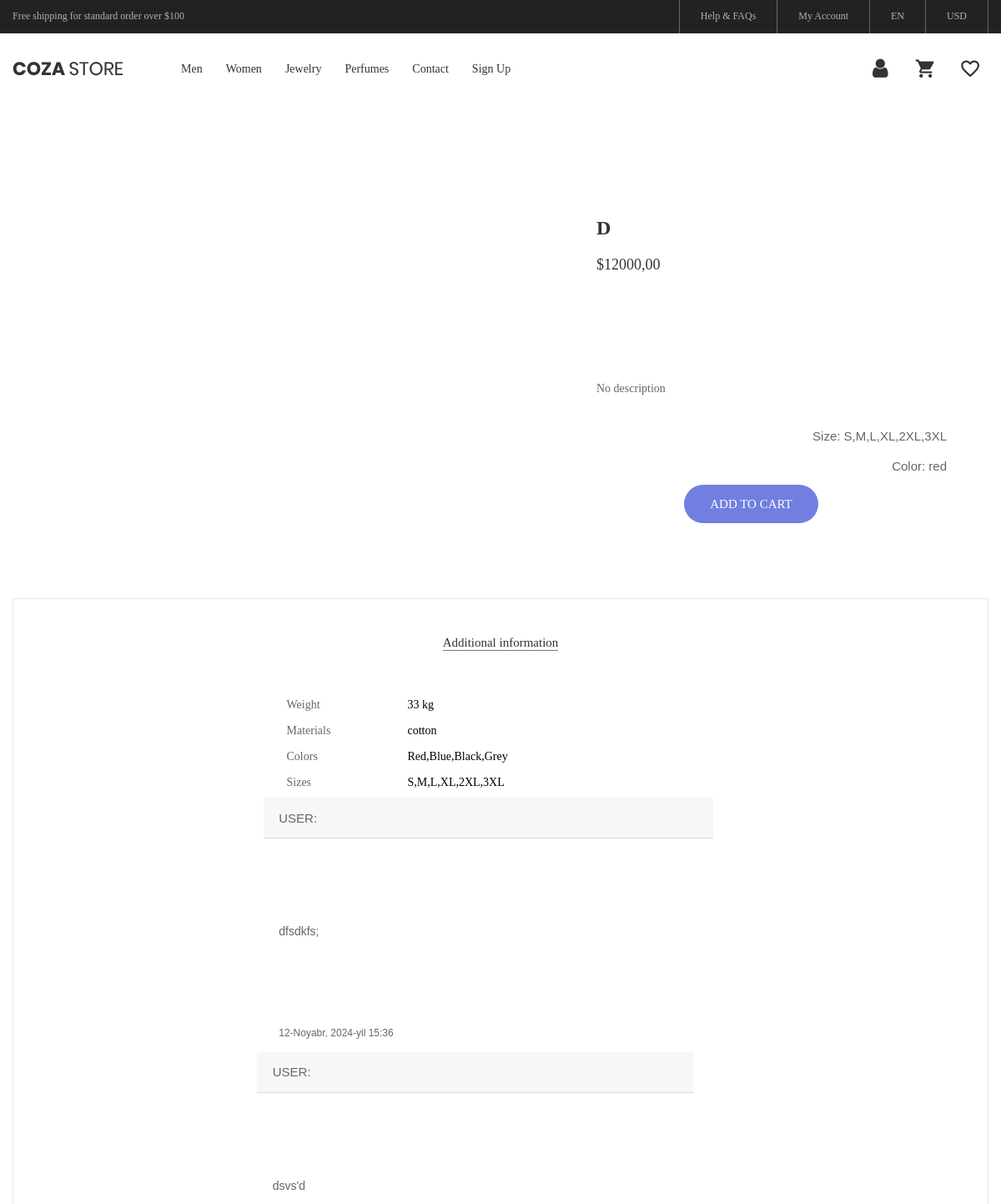
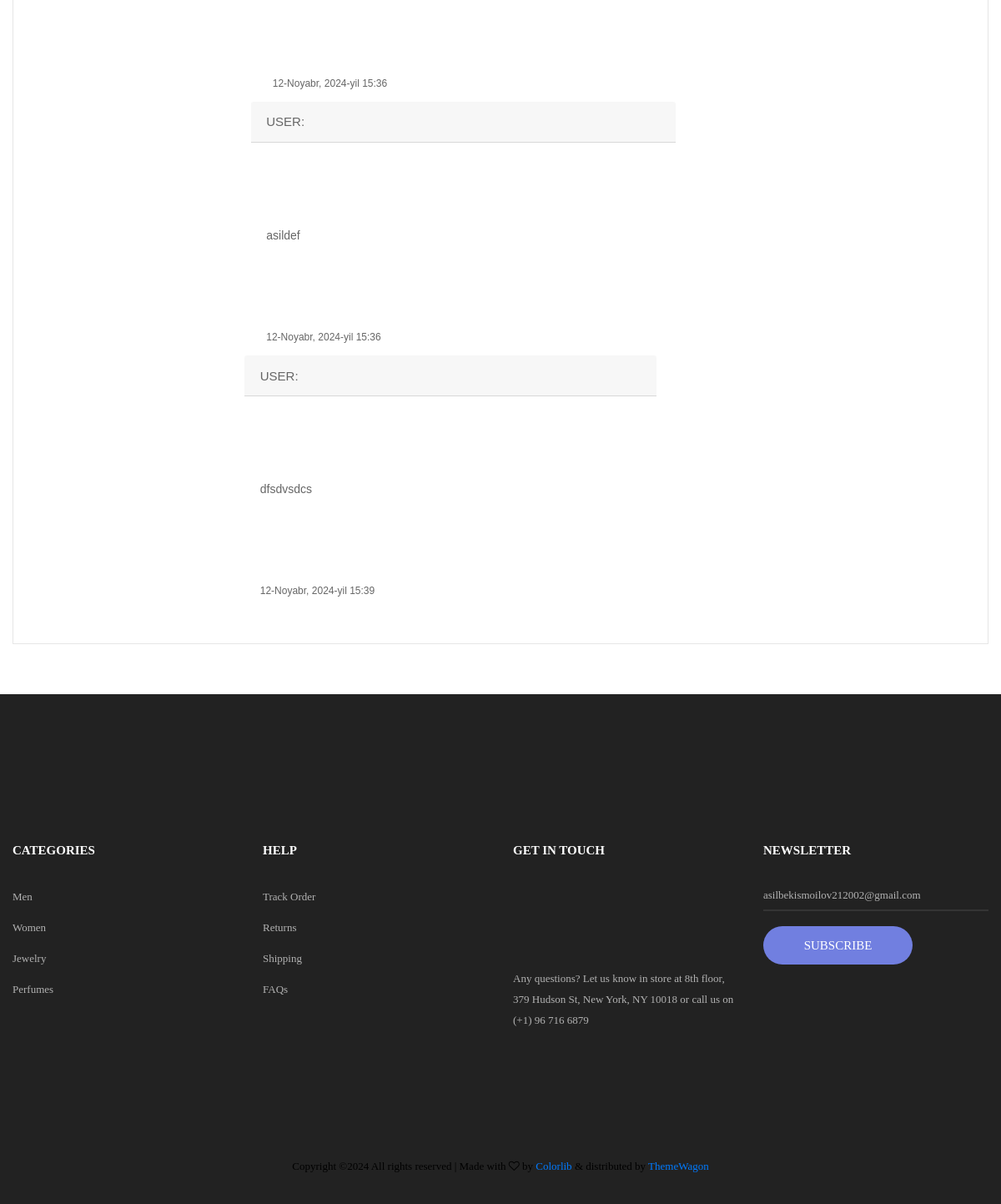
The app's page /product/d/ with its own data (2 pictures, top to bottom).
### shop/models.py (models this page shows, shortened)
class Category(models.Model):
    title = models.CharField(max_length=50, verbose_name='Category Name')
    slug = models.SlugField(unique=True)
    def get_absolute_url(self):
        return reverse('category',kwargs={'slug': self.slug})
    class Meta:
        verbose_name = 'Category'
        verbose_name_plural = 'Categories'

class Product(models.Model):
    title = models.CharField(max_length=255,verbose_name='Product Name')
    description = models.TextField(default='No description')
    price = models.DecimalField(max_digits=10,decimal_places=2,verbose_name='Product Price')
    quantity = models.IntegerField(default=0,verbose_name='Product Quantity')
    size = models.IntegerField(default=0,null=True,blank=True,verbose_name='Product Size')
    color = models.CharField(max_length=40,verbose_name='Product Color')
    created_at = models.DateTimeField(auto_now_add=True,verbose_name='Product Date')
    brand_info = models.TextField(default='No info')
    category = models.ForeignKey(Category,on_delete=models.CASCADE,verbose_name='Product Category', related_name='products')
    weight = models.CharField(default=None,max_length=50)
    materials = models.CharField(default=None,max_length=150)
    colors = models.CharField(default=None,max_length=250)
    sizes = models.CharField(default=None,max_length=150)
    slug = models.SlugField(unique=True)
    class Meta:
        verbose_name = 'Product'
        verbose_name_plural = 'Products'

class Comment(models.Model):
    title = models.TextField()
    product = models.ForeignKey(Product, on_delete=models.CASCADE)
    created_at = models.DateTimeField(auto_now_add=True)
    customer = models.ForeignKey(Customer, on_delete=models.SET_NULL, blank=True,null=True)

### shop/views.py (the view)
# urls.py: path("product/<slug:slug>/", ProductDetail.as_view(), name="product"),
class ProductDetail(DetailView):
    model = Product
    context_object_name = 'product'
    template_name = 'shop/product_detail.html'
    extra_context = {
        "title": "Product Detail",
    }
    def get_queryset(self):
        return Product.objects.filter(slug=self.kwargs['slug'])
    def get_context_data(self, **kwargs):
        context = super().get_context_data()
        product =Product.objects.get(slug=self.kwargs['slug'])
        context['comments'] = Comment.objects.filter(product=product)
        context['comment_form'] = CommentForm()
        return context

### shop/templates/shop/product_detail.html (shortened to what this page needs)
{% extends 'base.html' %}
{% load static %}
{% load shop_tags %}
{% block main %}
<main>
    <section class="sec-product-detail bg0 p-t-65 p-b-60 mt-5">
        <div class="container">
            <div class="row">
                <div class="col-md-6 col-lg-7 p-b-30">
                </div>
                <div class="col-md-6 col-lg-5 p-b-30">
                    <div class="p-r-50 p-t-5 p-lr-0-lg">
                        <h4 class="mtext-105 cl2 js-name-detail p-b-14">
                            {{product.title}} </h4>
                        <span class="mtext-106 cl2">
							${{product.price}}
						</span>
                        <p class="stext-102 cl3 p-t-23">
                            {{product.description}} </p>
                        <div class="p-t-33">
                            <div class="flex-w flex-r-m p-b-10">
                                <div class="size-203 flex-c-m respon6">
                                    Size: {{product.sizes}}
                                </div>
                            </div>
                            <div class="flex-w flex-r-m p-b-10">
                                <div class="size-203 flex-c-m respon6">
                                    Color: {{product.color}}
                                </div>
                            </div>
                            <div class="flex-w flex-r-m p-b-10">
                                <div class="size-204 flex-w flex-m respon6-next">
                                    {% if product.quantity > 0 %}
                                    <a href="{% url 'to_cart' product.pk 'add' %}"
                                       class="flex-c-m stext-101 cl0 size-101 bg1 bor1 hov-btn1 p-lr-15 trans-04 js-addcart-detail">
                                        Add to cart
                                    </a>
                                    {% else %}
                                    NONE
                                    {% endif %}
                                </div>
                            </div>
                        </div>
                    </div>
                </div>
            </div>
            <div class="bor10 m-t-50 p-t-43 p-b-40">
                <div class="tab01">
                    <ul class="nav nav-tabs" role="tablist">
                        <li class="nav-item p-b-10">
                            <a class="nav-link active" data-toggle="tab" href="#information" role="tab">Additional
                                information</a>
                        </li>
                    </ul>
                    <div class="tab-content p-t-43">
                        <div class="tab-pane active" id="information" role="tabpanel">
                            <div class="row">
                                <div class="col-sm-10 col-md-8 col-lg-6 m-lr-auto">
                                    <ul class="p-lr-28 p-lr-15-sm">
                                        <li class="flex-w flex-t p-b-7">
											<span class="stext-102 cl3 size-205">
												Weight
											</span>
                                            <span class="stext-102 cl6 size-206">
												{{product.weight}} kg
											</span>
                                        </li>
                                        <li class="flex-w flex-t p-b-7">
											<span class="stext-102 cl3 size-205">
												Materials
											</span>
                                            <span class="stext-102 cl6 size-206">
												{{product.materials}}
											</span>
                                        </li>
                                        <li class="flex-w flex-t p-b-7">
											<span class="stext-102 cl3 size-205">
												Colors
											</span>
                                            <span class="stext-102 cl6 size-206">
												{{product.colors}}
											</span>
                                        </li>
                                        <li class="flex-w flex-t p-b-7">
											<span class="stext-102 cl3 size-205">
												Sizes
											</span>
                                            <span class="stext-102 cl6 size-206">
												{{product.sizes}}
											</span>
                                        </li>
                                    </ul>
                                </div>
                            </div>
                        </div>
                        <div>
                            {% for comment in comments %}
                            <div class="container row">
                                <div class="col-sm-10 col-md-8 col-lg-6 m-lr-auto">
                                        <div class="card-header">
                                            USER:{{comment.user.name}}
                                        </div>
                                        <div class="card-body my-0 py-0">
                                            <blockquote class="blockquote mb-0">
                                                <p>{{comment.title}}</p>
                                                <h6 class="card-text mb-3"><small class="text-body-secondary">{{comment.created_at}}</small>
                                                </h6>
                                            </blockquote>
                                        </div>
                                    </div>
                                    {% endfor %}
                                </div>
                            </div>
                        </div>
                    </div>
                </div>
            </div>
        </div>
    </section>
</main>
{% endblock main %}

### templates/base.html (shortened to what this page needs)
{% load static %}
<!DOCTYPE html>
<html lang="en">
{% include 'components/head.html'%}
<body class="animsition">
{% include 'components/header.html'%}
{% block main %}
{% endblock main %}
{% include 'layout/footer.html' %}
</body>
</html>

### templates/components/head.html (shortened to what this page needs)
{% load static %}
<head>
	<link rel="stylesheet" type="text/css" href="{% static 'vendor/bootstrap/css/bootstrap.min.css' %}">
	<link rel="stylesheet" type="text/css" href="{% static 'fonts/font-awesome-4.7.0/css/font-awesome.min.css' %}">
	<link rel="stylesheet" type="text/css" href="{% static 'fonts/iconic/css/material-design-iconic-font.min.css' %}">
	<link rel="stylesheet" type="text/css" href="{% static 'fonts/linearicons-v1.0.0/icon-font.min.css' %}">
	<link rel="stylesheet" type="text/css" href="{% static 'vendor/animate/animate.css' %}">
	<link rel="stylesheet" type="text/css" href="{% static 'vendor/css-hamburgers/hamburgers.min.css' %}">
	<link rel="stylesheet" type="text/css" href="{% static 'vendor/animsition/css/animsition.min.css' %}">
	<link rel="stylesheet" type="text/css" href="{% static 'vendor/select2/select2.min.css' %}">
	<link rel="stylesheet" type="text/css" href="{% static 'vendor/daterangepicker/daterangepicker.css' %}">
	<link rel="stylesheet" type="text/css" href="{% static 'vendor/slick/slick.css' %}">
	<link rel="stylesheet" type="text/css" href="{% static 'vendor/MagnificPopup/magnific-popup.css' %}">
	<link rel="stylesheet" type="text/css" href="{% static 'vendor/perfect-scrollbar/perfect-scrollbar.css' %}">
	<link rel="stylesheet" type="text/css" href="{% static 'css/util.css' %}">
	<link rel="stylesheet" type="text/css" href="{% static 'css/main.css' %}">
</head>

### templates/components/header.html (shortened to what this page needs)
{% load static %}
{% load shop_tags %}
<header>
    <div class="container-menu-desktop">
        <div class="top-bar">
            <div class="content-topbar flex-sb-m h-full container">
                <div class="left-top-bar">
                    Free shipping for standard order over $100
                </div>
                <div class="right-top-bar flex-w h-full">
                    <a href="#" class="flex-c-m trans-04 p-lr-25">
                        Help & FAQs
                    </a>
                    <a href="#" class="flex-c-m trans-04 p-lr-25">
                        My Account
                    </a>
                    <a href="#" class="flex-c-m trans-04 p-lr-25">
                        EN
                    </a>
                    <a href="#" class="flex-c-m trans-04 p-lr-25">
                        USD
                    </a>
                </div>
            </div>
        </div>
        <div class="wrap-menu-desktop">
            <nav class="limiter-menu-desktop container">
                <a href="{% url 'index' %}" class="logo">
                    <img src="{% static 'images/icons/logo-01.png' %}" alt="IMG-LOGO">
                </a>
                <div class="menu-desktop">
                    <ul class="main-menu">
                        {% get_categories as categories %}
                        {% for category in categories %}
                        <li>
                            <a href="{{category.get_absolute_url}}">{{category.title}}</a>
                        </li>
                        {% endfor %}
                        <li>
                            <a href="#">Contact</a>
                        </li>
                        {% if request.user.is_authenticated %}
                        <li>
                            <a href="{% url 'user_logout' %}">Logout</a>
                        </li>
                        {% else %}
                        <li>
                            <a href="{% url 'login_register' %}">Sign Up</a>
                        </li>
                        {% endif %}
                    </ul>
                </div>
                <div class="wrap-icon-header flex-w flex-r-m">
                    <a href="{% url 'login_register' %}"
                       class="dis-block icon-header-item cl2 hov-cl1 trans-04 p-l-22 p-r-11 icon-header">
                        <i class="fa fa-user"></i>
                    </a>
                    {% if request.user.is_authenticated %}
                    <a href="{% url 'cart' %}" class="icon-header-item cl2 hov-cl1 trans-04 p-l-22 p-r-11 icon-header-not js-show-cart">
                        <i class="zmdi zmdi-shopping-cart"></i>
                    </a>
                    {% else %}
                    <a href="{% url 'login_register' %}" class="icon-header-item cl2 hov-cl1 trans-04 p-l-22 p-r-11 icon-header-not js-show-cart">
                        <i class="zmdi zmdi-shopping-cart"></i>
                    </a>
                    {% endif %}
                    {% if request.user.is_authenticated %}
                    <a href="{% url 'likes' %}"
                       class="dis-block icon-header-item cl2 hov-cl1 trans-04 p-l-22 p-r-1 icon-header-not">
                        <i class="zmdi zmdi-favorite-outline"></i>
                    </a>
                    {% else %}
                    <a href="{% url 'login_register' %}"
                       class="dis-block icon-header-item cl2 hov-cl1 trans-04 p-l-22 p-r-11 icon-header-not">
                        <i class="zmdi zmdi-favorite-outline"></i>
                    </a>
                    {% endif %}
                </div>
            </nav>
        </div>
    </div>
            {% get_categories as categories %}
</header>

### templates/layout/footer.html (shortened to what this page needs)
{% load static %}
{% load shop_tags %}
	<footer class="bg3 p-t-75 p-b-32">
		<div class="container">
			<div class="row">
				<div class="col-sm-6 col-lg-3 p-b-50">
					<h4 class="stext-301 cl0 p-b-30">
						Categories
					</h4>
					<ul>
						{% get_categories as categories %}
						{% for category in categories %}
						<li class="p-b-10">
							<a href="{{category.get_absolute_url}}" class="stext-107 cl7 hov-cl1 trans-04">
								{{category.title}}
							</a>
						</li>
						{% endfor %}
					</ul>
				</div>
				<div class="col-sm-6 col-lg-3 p-b-50">
					<h4 class="stext-301 cl0 p-b-30">
						Help
					</h4>
					<ul>
						<li class="p-b-10">
							<a href="#" class="stext-107 cl7 hov-cl1 trans-04">
								Track Order
							</a>
						</li>
						<li class="p-b-10">
							<a href="#" class="stext-107 cl7 hov-cl1 trans-04">
								Returns
							</a>
						</li>
						<li class="p-b-10">
							<a href="#" class="stext-107 cl7 hov-cl1 trans-04">
								Shipping
							</a>
						</li>
						<li class="p-b-10">
							<a href="#" class="stext-107 cl7 hov-cl1 trans-04">
								FAQs
							</a>
						</li>
					</ul>
				</div>
				<div class="col-sm-6 col-lg-3 p-b-50">
					<h4 class="stext-301 cl0 p-b-30">
						GET IN TOUCH
					</h4>
					<p class="stext-107 cl7 size-201">
						Any questions? Let us know in store at 8th floor, 379 Hudson St, New York, NY 10018 or call us on (+1) 96 716 6879
					</p>
				</div>
				<div class="col-sm-6 col-lg-3 p-b-50">
					<h4 class="stext-301 cl0 p-b-30">
						Newsletter
					</h4>
					<form>
						<div class="wrap-input1 w-full p-b-4">
							<input class="input1 bg-none plh1 stext-107 cl7" type="text" name="email" placeholder="asilbekismoilov212002@gmail.com">
						</div>
						<div class="p-t-18">
							<button class="flex-c-m stext-101 cl0 size-103 bg1 bor1 hov-btn2 p-lr-15 trans-04">
								Subscribe
							</button>
						</div>
					</form>
				</div>
			</div>
				<p class="stext-107 cl6 txt-center">
Copyright &copy;<script>document.write(new Date().getFullYear());</script> All rights reserved | Made with <i class="fa fa-heart-o" aria-hidden="true"></i> by <a href="https://colorlib.com" target="_blank">Colorlib</a> &amp; distributed by <a href="https://themewagon.com" target="_blank">ThemeWagon</a>
				</p>
			</div>
	</footer>

### records on screen
Category: title "Men"
Category: title "Women"
Category: title "Jewelry"
Category: title "Perfumes"
Product: title "D", price "12000,00", description "No description", sizes "S,M,L,XL,2XL,3XL", color "red", weight "33", materials "cotton", colors "Red,Blue,Black,Grey"
Comment: title "dfsdkfs;", created_at "12-Noyabr, 2024-yil 15:36"
Comment: title "dsvs'd", created_at "12-Noyabr, 2024-yil 15:36"
Comment: title "asildef", created_at "12-Noyabr, 2024-yil 15:36"
Comment: title "dfsdvsdcs", created_at "12-Noyabr, 2024-yil 15:39"
